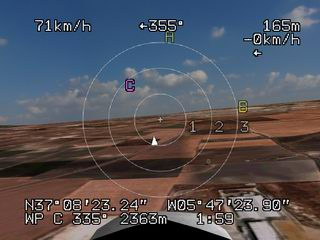
#> input picture opencv/noise_demo_image.jpg, 320 x 240 px
$ python image_processing.py --input_image ../opencv/noise_demo_image.jpg   (older library calls are emulated)
#> lines starting #> are read from the running program, lines starting #| are printed output that depends on the picture; after the words box and inside, x2 and y2 are one past the last pixel; in counts of white or black regions, pixels touching at a corner belong together
#> further down, img is the input picture: shape (240, 320, 3); mean B, G, R 90.9, 82.9, 83.3
from __future__ import print_function, with_statement, division

import argparse
import socket

import cv2
import numpy as np

from opencv.noise import *

REF_ANGLE = - np.pi / 2


def processImage(image, debug=False):
    """
    :param image: (rgb image)
    :param debug: (bool)
    :return: (int, int)
    """
#> called with debug = True
    error = False
    # r = [margin_left, margin_top, width, height]
    r0 = [50, 150, 450, 50]
    r1 = [50, 100, 450, 50]
    r2 = [50, 50, 450, 50]
    regions = [r0, r1, r2]
    centroids = np.zeros((len(regions), 2), dtype=int)
    errors = [False for _ in regions]
    for idx, r in enumerate(regions):
        margin_left, margin_top, _, _ = r
        im_crop = image[int(r[1]):int(r[1] + r[3]), int(r[0]):int(r[0] + r[2])]
        if debug:
            cv2.imshow('crop{}'.format(idx), im_crop)

        hsv = cv2.cvtColor(im_crop, cv2.COLOR_RGB2HSV)
        # define range of blue color in HSV
        lower_white = np.array([0, 0, 210])
        upper_white = np.array([23, 255, 255])

        # Threshold the HSV image
        mask = cv2.inRange(hsv, lower_white, upper_white)

        kernel_erode = np.ones((4, 4), np.uint8)
        eroded_mask = cv2.erode(mask, kernel_erode, iterations=1)

        kernel_dilate = np.ones((6, 6), np.uint8)
        dilated_mask = cv2.dilate(eroded_mask, kernel_dilate, iterations=1)

        if debug:
            cv2.imshow('mask', mask)
            cv2.imshow('eroded', eroded_mask)
            cv2.imshow('dilated', dilated_mask)

        # cv2.RETR_CCOMP  instead of cv2.RETR_TREE
        im2, contours, hierarchy = cv2.findContours(dilated_mask, cv2.RETR_TREE, cv2.CHAIN_APPROX_SIMPLE)

        # Sort by area
        contours = sorted(contours, key=cv2.contourArea, reverse=True)[:10]
        if debug:
            # Draw biggest
            # cv2.drawContours(imCrop, contours, 0, (0,255,0), 3)
            cv2.drawContours(im_crop, contours, -1, (0, 255, 0), 3)

        if len(contours) > 0:
            M = cv2.moments(contours[0])
            # Centroid
            cx = int(M['m10'] / M['m00'])
            cy = int(M['m01'] / M['m00'])
        else:
            cx, cy = 0, 0
            errors[idx] = True

        centroids[idx] = np.array([cx + margin_left, cy + margin_top])
#> this loop made 3 passes
#> pass 1, in processImage, `im_crop = image[int(r[1]):int(r[1] + r[3]), int(r[0]):int(r[0] + r[2])]`:
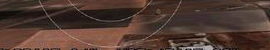
#> im_crop: shape (50, 270, 3); mean B, G, R 49.7, 58.5, 81.5
#> pass 2, in processImage, `im_crop = image[int(r[1]):int(r[1] + r[3]), int(r[0]):int(r[0] + r[2])]`:
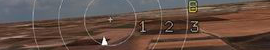
#> im_crop: shape (50, 270, 3); mean B, G, R 69.9, 79.2, 99.9
#> after the loop: hsv: shape (50, 270, 3); mean H, S, V 17.5, 85.8, 131.3
#> after the loop:
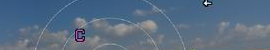
#> im_crop: shape (50, 270, 3); mean B, G, R 131.2, 108.4, 87.4
#> after the loop:
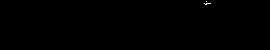
#> mask: shape (50, 270); 0.07% white in thin lines or dots, all inside (x1, y1, x2, y2) = (204, 1, 211, 5)
#> after the loop, centroids = [[50, 150], [50, 100], [50, 50]]; errors = [True, True, True]
    if False:
        pass
    # Linear Regression to fit a line
    x = centroids[:, 0]
#> x = [50, 50, 50]
    y = centroids[:, 1]
#> y = [150, 100, 50]
    # Case x = cst
    if len(np.unique(x)) == 1:
        pts = centroids[:2, :]
#> pts = [[50, 150], [50, 100]]
        turn_percent = 0
    else:
        x = np.array([x[0], x[2]])
        y = np.array([y[0], y[2]])
        A = np.vstack([x, np.ones(len(x))]).T
        m, b = np.linalg.lstsq(A, y)[0]
        # y = m*x + b
        x = np.array([0, image.shape[1]], dtype=int)
        pts = np.vstack([x, m * x + b]).T
        pts = pts.astype(int)
        track_angle = np.arctan(m)
        diff_angle = abs(REF_ANGLE) - abs(track_angle)
        max_angle = 2 * np.pi / 3
        turn_percent = (diff_angle / max_angle) * 100
    a, b = pts
#> a = [50, 150]; b = [50, 100]

    if debug:
        if all(errors):
            print("No centroids found")
        else:
            for cx, cy in centroids:
                cv2.circle(image, (cx, cy), radius=10, color=(0, 0, 255),
                           thickness=1, lineType=8, shift=0)

            cv2.line(image, tuple(a), tuple(b), color=(100, 100, 0),
                     thickness=2, lineType=8)
            cv2.line(image, (image.shape[1] // 2, 0), (image.shape[1] // 2, image.shape[0]), color=(100, 0, 0),
                     thickness=2, lineType=8)
            cv2.imshow('result', image)
    return pts, turn_percent, centroids, errors


if __name__ == '__main__':

    parser = argparse.ArgumentParser(description='White Line Detection server')
    parser.add_argument('-i', '--input_image', help='Input Image', default="", type=str)

    args = parser.parse_args()
    if args.input_image != "":
        img = cv2.imread(args.input_image)
        pts, turn_percent, _, _ = processImage(img, debug=True)
#> pts = [[50, 150], [50, 100]]; turn_percent = 0
        if cv2.waitKey(0) & 0xff == 27:
#> (key Esc is pressed here)
            cv2.destroyAllWindows()
            exit()
#> (the program exits here)
